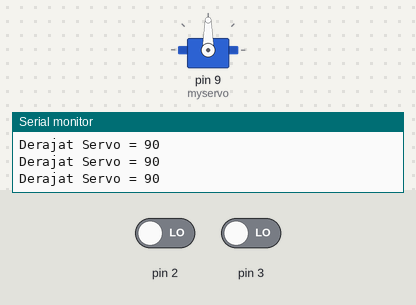
The sketch below on a simulated Arduino Uno, built with avr-gcc and run on an emulated ATmega328P. Parts: servo, the last lines printed to the serial monitor. Inputs (shaded band) come from the test bench; at power-on: pin 2 LOW, pin 3 LOW.

Above: at 1.2 s.
1.3 s: pin 2 driven HIGH
At 2.7 s:
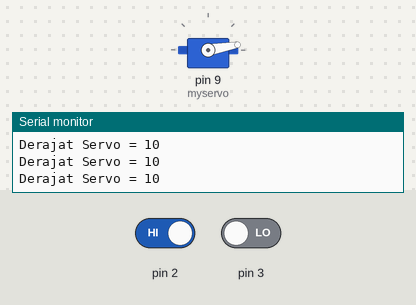
3.1 s: pin 3 driven HIGH
At 4.1 s:
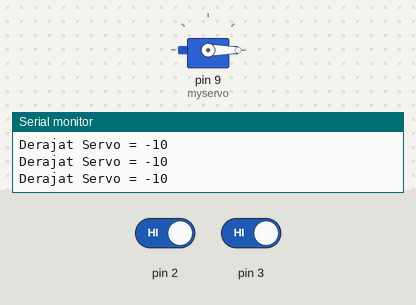
Timing chart, 0 to 6.1 s (numbered marks = the images above; inputs shaded):
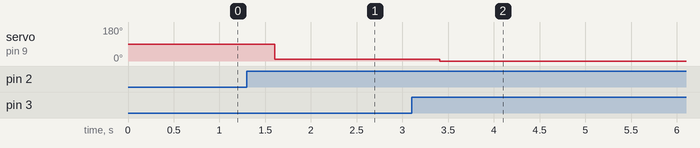

The sketch:

Setting_Servo_with_push_button.ino
```cpp
#include <Servo.h>
Servo myservo;
int up;
int dw;
int drj=90;
void setup(){
  myservo.attach(9);
  pinMode(2,INPUT);
  pinMode(3,INPUT);
  myservo.write(drj);
  Serial.begin(9600);
}
void loop(){
  myservo.write(drj);
  up = digitalRead(2);
  dw = digitalRead(3);
  if( up == HIGH){
    drj=+10;
  }
  if( dw == HIGH){
    drj=-10;
  }
  Serial.print("Derajat Servo = ");
  Serial.println(drj);
  delay(200);
}
```

Measured:
- after the input at 1.3 s, servo on pin 9 (myservo): 90° → 10° after 0.30 s
- after the input at 3.1 s, servo on pin 9 (myservo): 10° → 0° after 0.31 s
